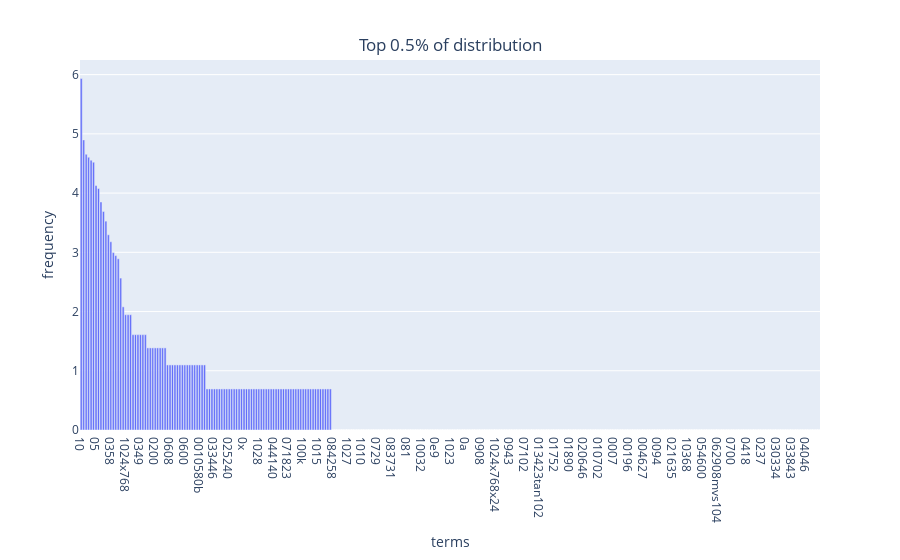

Here is the notebook cell this chart was saved with:
### Code cell
x = np.array(count_vect.get_feature_names_out()[:300])
y = np.array(term_frequencies_log[:300])

mask = np.argsort(-y)

df = {"terms": x[mask],
      "frequency": y[mask]}
fig = px.bar(df, x = 'terms', y = 'frequency')  
fig.update_layout(
    title={
        'text': "Top 0.5% of distribution",
        'y':0.93,
        'x':0.5,
        'xanchor': 'center',
        'yanchor': 'top'})

fig.show()

### Figure 1 — Plotly figure (JSON) as saved in the notebook; plotly's stock layout.template omitted (floating-point values rounded to 4 significant figures; data arrays with more than 128 entries replaced by an {"elided": "..."} marker saying what was removed)
{"data": [{"alignmentgroup": "True", "hovertemplate": "terms=%{x}<br>frequency=%{y}<extra></extra>", "legendgroup": "", "marker": {"color": "#636efa", "pattern": {"shape": ""}}, "name": "", "offsetgroup": "", "orientation": "v", "showlegend": false, "textposition": "auto", "type": "bar", "x": {"elided": "300 str values"}, "xaxis": "x", "y": {"elided": "300 float values"}, "yaxis": "y"}], "layout": {"barmode": "relative", "legend": {"tracegroupgap": 0}, "margin": {"t": 60}, "title": {"text": "Top 0.5% of distribution", "x": 0.5, "xanchor": "center", "y": 0.93, "yanchor": "top"}, "xaxis": {"anchor": "y", "domain": [0, 1], "title": {"text": "terms"}}, "yaxis": {"anchor": "x", "domain": [0, 1], "title": {"text": "frequency"}}}}
